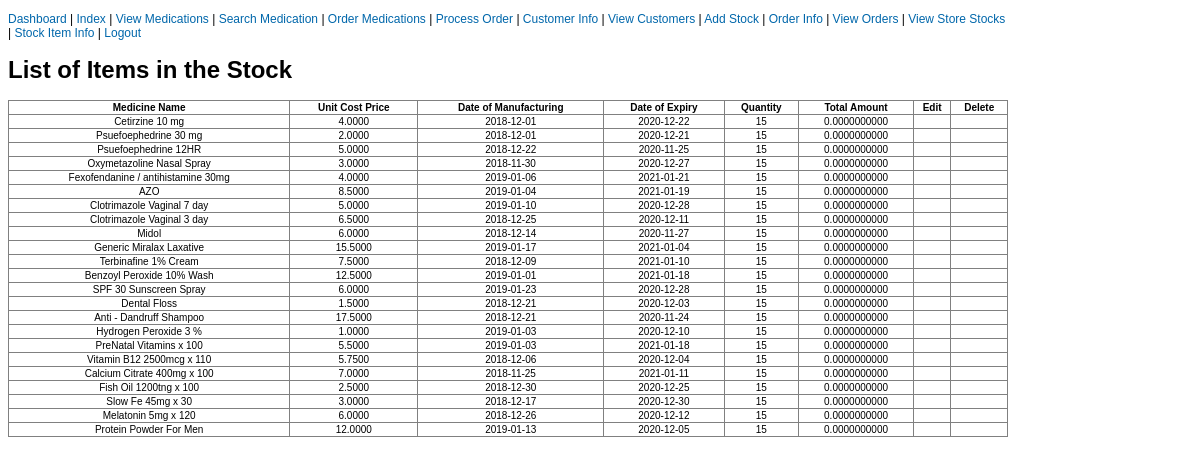
Screenshot of /php/storeStockItems.php?stock_id=4001 (signed in) with the database file from the repository.
### tables this page shows
CREATE TABLE IF NOT EXISTS HAS_STOCK_SUPPLY(
    stock_id INT NOT NULL,
    supplier_id INT NOT NULL,
    unit_cost_price NUMERIC(7, 4) NOT NULL DEFAULT 0,
    medicine_id INT NOT NULL,
    manufacture_date DATE NOT NULL,
    expiry_date DATE NOT NULL,
    quantity INT(20) NOT NULL DEFAULT 0,
    total_cost NUMERIC(20, 10) NOT NULL DEFAULT 0,
    PRIMARY KEY(
        stock_id,
        supplier_id,
        medicine_id
    ),
    CONSTRAINT Stock_Details FOREIGN KEY(stock_id) REFERENCES STOCK(stock_id),
    CONSTRAINT Supplier_Details FOREIGN KEY(supplier_id) REFERENCES SUPPLIER(supplier_id),
    CONSTRAINT Med_details FOREIGN KEY(medicine_id) REFERENCES MEDICINE(medicine_id)
);

CREATE TABLE IF NOT EXISTS MEDICINE(
    medicine_id INT NOT NULL AUTO_INCREMENT,
    medicine_name VARCHAR(255) NOT NULL,
    medicine_desc VARCHAR(255) NOT NULL,
    PRIMARY KEY(medicine_id)
);

### php/storeStockItems.php (the view, shortened to what this page needs)
<?php
include("includes.php");
if(isset($_REQUEST["stock_id"])){
    $stock_id1 = $_REQUEST["stock_id"];
} else{
    $stock_id1 = $_SESSION["stock_id"];
}
$medicine_id1 = $_REQUEST["medicine_id"];
if ($stock_id1 !="") {
    $query= "select HAS_STOCK_SUPPLY.stock_id,HAS_STOCK_SUPPLY.medicine_id, MEDICINE.medicine_name,HAS_STOCK_SUPPLY.unit_cost_price,HAS_STOCK_SUPPLY.manufacture_date,
        HAS_STOCK_SUPPLY.expiry_date , HAS_STOCK_SUPPLY.quantity, HAS_STOCK_SUPPLY.total_cost from HAS_STOCK_SUPPLY, MEDICINE
    where HAS_STOCK_SUPPLY.medicine_id = MEDICINE.medicine_id  and stock_id = ".$stock_id1;
} elseif($medicine_id1 == "")
{
    echo "No Results";
}
?>
<!DOCTYPE html>
<html>
    <head>
        <link rel="stylesheet" href="../css/style.css" />
    </head>
    <body>
        <div class="form">
            <?php include("nav_menu.php"); ?>
            <h1> List of Items in the Stock </h1>
            <table width="100%" border="1" style="border-collapse:collapse;">
                <thead>
                    <tr>
                        <th><strong>Medicine Name </strong></th>
                        <th><strong>Unit Cost Price</strong></th>
                        <th><strong>Date of Manufacturing</strong></th>
                        <th><strong>Date of Expiry </strong></th>
                        <th><strong>Quantity</strong></th>
                        <th><strong>Total Amount </strong></th>
                        <th><strong>Edit</strong></th>
                        <th><strong>Delete</strong></th>
                    </tr>
                </thead>
            <tbody>
                <?php
                  $result = mysqli_query($con, $query);
                  while($row = mysqli_fetch_assoc($result)) { ?>
                        <tr>
                            <td align="center">
                                <?php echo $row["medicine_name"] ; ?>
                            </td>
                            <td align="center">
                                <?php echo $row["unit_cost_price"]; ?>
                            </td>
                            <td align="center">
                                <?php echo $row["manufacture_date"]; ?>
                            </td>
                            <td align="center">
                                <?php echo $row["expiry_date"]; ?>
                            </td>
                            <td align="center">
                                <?php echo $row["quantity"]; ?>
                            </td>
                            <td align="center">
                                <?php echo $row["total_cost"]; ?>
                            </td>
                            <td align="center">
                            </td>
                            <td align="center">
                            </td>
                        </tr>
                    <?php } ?>
                </tbody>
            </table>
            <br />
        </div>
    </body>
</html>

### css/style.css (style rules this page uses)
body { font-family: Arial, Sans-Serif; }
table { font-size: smaller; }
.form { width: 1000px; align: center; font-size: 12px; }

### rows the page displays
has_stock_supply: medicine.medicine_name "Cetirzine 10 mg", unit_cost_price "4.0000", manufacture_date "2018-12-01", expiry_date "2020-12-22", quantity "15", total_cost "0.0000000000"
has_stock_supply: medicine.medicine_name "Psuefoephedrine 30 mg", unit_cost_price "2.0000", manufacture_date "2018-12-01", expiry_date "2020-12-21", quantity "15", total_cost "0.0000000000"
has_stock_supply: medicine.medicine_name "Psuefoephedrine 12HR", unit_cost_price "5.0000", manufacture_date "2018-12-22", expiry_date "2020-11-25", quantity "15", total_cost "0.0000000000"
has_stock_supply: medicine.medicine_name "Oxymetazoline Nasal Spray", unit_cost_price "3.0000", manufacture_date "2018-11-30", expiry_date "2020-12-27", quantity "15", total_cost "0.0000000000"
has_stock_supply: medicine.medicine_name "Fexofendanine / antihistamine 30mg", unit_cost_price "4.0000", manufacture_date "2019-01-06", expiry_date "2021-01-21", quantity "15", total_cost "0.0000000000"
has_stock_supply: medicine.medicine_name "AZO", unit_cost_price "8.5000", manufacture_date "2019-01-04", expiry_date "2021-01-19", quantity "15", total_cost "0.0000000000"
has_stock_supply: medicine.medicine_name "Clotrimazole Vaginal 7 day", unit_cost_price "5.0000", manufacture_date "2019-01-10", expiry_date "2020-12-28", quantity "15", total_cost "0.0000000000"
has_stock_supply: medicine.medicine_name "Clotrimazole Vaginal 3 day", unit_cost_price "6.5000", manufacture_date "2018-12-25", expiry_date "2020-12-11", quantity "15", total_cost "0.0000000000"
has_stock_supply: medicine.medicine_name "Midol", unit_cost_price "6.0000", manufacture_date "2018-12-14", expiry_date "2020-11-27", quantity "15", total_cost "0.0000000000"
has_stock_supply: medicine.medicine_name "Generic Miralax Laxative", unit_cost_price "15.5000", manufacture_date "2019-01-17", expiry_date "2021-01-04", quantity "15", total_cost "0.0000000000"
has_stock_supply: medicine.medicine_name "Terbinafine 1% Cream", unit_cost_price "7.5000", manufacture_date "2018-12-09", expiry_date "2021-01-10", quantity "15", total_cost "0.0000000000"
has_stock_supply: medicine.medicine_name "Benzoyl Peroxide 10% Wash", unit_cost_price "12.5000", manufacture_date "2019-01-01", expiry_date "2021-01-18", quantity "15", total_cost "0.0000000000"
has_stock_supply: medicine.medicine_name "SPF 30 Sunscreen Spray", unit_cost_price "6.0000", manufacture_date "2019-01-23", expiry_date "2020-12-28", quantity "15", total_cost "0.0000000000"
has_stock_supply: medicine.medicine_name "Dental Floss", unit_cost_price "1.5000", manufacture_date "2018-12-21", expiry_date "2020-12-03", quantity "15", total_cost "0.0000000000"
has_stock_supply: medicine.medicine_name "Anti - Dandruff Shampoo", unit_cost_price "17.5000", manufacture_date "2018-12-21", expiry_date "2020-11-24", quantity "15", total_cost "0.0000000000"
has_stock_supply: medicine.medicine_name "Hydrogen Peroxide 3 %", unit_cost_price "1.0000", manufacture_date "2019-01-03", expiry_date "2020-12-10", quantity "15", total_cost "0.0000000000"
has_stock_supply: medicine.medicine_name "PreNatal Vitamins x 100", unit_cost_price "5.5000", manufacture_date "2019-01-03", expiry_date "2021-01-18", quantity "15", total_cost "0.0000000000"
has_stock_supply: medicine.medicine_name "Vitamin B12 2500mcg x 110", unit_cost_price "5.7500", manufacture_date "2018-12-06", expiry_date "2020-12-04", quantity "15", total_cost "0.0000000000"
has_stock_supply: medicine.medicine_name "Calcium Citrate 400mg x 100", unit_cost_price "7.0000", manufacture_date "2018-11-25", expiry_date "2021-01-11", quantity "15", total_cost "0.0000000000"
has_stock_supply: medicine.medicine_name "Fish Oil 1200tng x 100", unit_cost_price "2.5000", manufacture_date "2018-12-30", expiry_date "2020-12-25", quantity "15", total_cost "0.0000000000"
has_stock_supply: medicine.medicine_name "Slow Fe 45mg x 30", unit_cost_price "3.0000", manufacture_date "2018-12-17", expiry_date "2020-12-30", quantity "15", total_cost "0.0000000000"
has_stock_supply: medicine.medicine_name "Melatonin 5mg x 120", unit_cost_price "6.0000", manufacture_date "2018-12-26", expiry_date "2020-12-12", quantity "15", total_cost "0.0000000000"
has_stock_supply: medicine.medicine_name "Protein Powder For Men", unit_cost_price "12.0000", manufacture_date "2019-01-13", expiry_date "2020-12-05", quantity "15", total_cost "0.0000000000"
